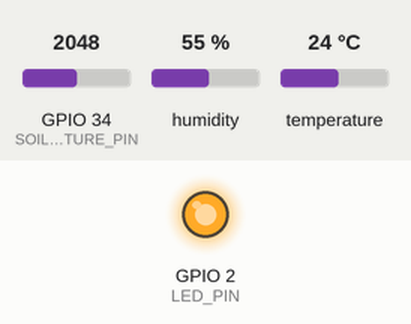
This sketch was run on a simulated ESP32. Shown: output pins drawn as LEDs (lit = HIGH). The inputs (shaded band) are chosen by the test bench; at power-on: GPIO 34 (SOIL_MOISTURE_PIN) = 2048, humidity 55 %, temperature 24 °C. WiFi joins after 1.5 s; servers stay silent unless stated; uploads are accepted with an empty reply; what the sketch prints to the serial monitor is not drawn.

Above: at 1.9 s.
At 17.3 s:
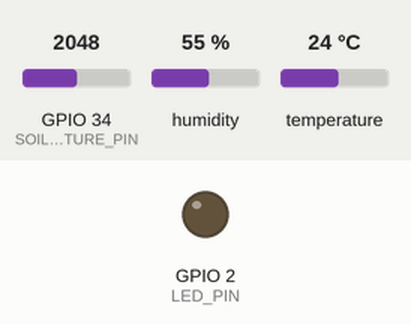
Timing chart, 0 to 41.4 s (numbered marks = the images above):
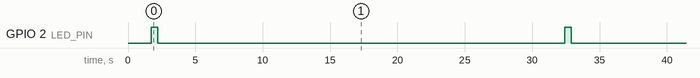

The sketch:

firmware.ino
```cpp
#include <WiFi.h>
#include <HTTPClient.h>
#include <DHT.h>

const char* WIFI_SSID = "your_wifi_ssid";
const char* WIFI_PASSWORD = "your_wifi_password";
const char* BACKEND_URL = "http://YOUR_SERVER_IP/api/sensor-data";
const char* DEVICE_ID = "ESP32_FARM_01";

#define DHTPIN 4
#define DHTTYPE DHT22
DHT dht(DHTPIN, DHTTYPE);

#define SOIL_MOISTURE_PIN 34
#define LED_PIN 2

void setup() {
  Serial.begin(115200);
  pinMode(LED_PIN, OUTPUT);
  dht.begin();

  WiFi.begin(WIFI_SSID, WIFI_PASSWORD);
  Serial.print("Connecting to WiFi");
  while (WiFi.status() != WL_CONNECTED) {
    delay(500);
    Serial.print(".");
  }
  Serial.println("Connected!");
}

void loop() {
  if (WiFi.status() == WL_CONNECTED) {
    float h = dht.readHumidity();
    float t = dht.readTemperature();
    int soil_raw = analogRead(SOIL_MOISTURE_PIN);
    float soil_moisture = map(soil_raw, 4095, 0, 0, 100);

    if (isnan(h) || isnan(t)) {
      Serial.println("Failed to read from DHT sensor!");
      return;
    }

    String payload = "{";
    payload += "\"device_id\":\"" + String(DEVICE_ID) + "\",";
    payload += "\"soil_moisture\":" + String(soil_moisture) + ",";
    payload += "\"temperature\":" + String(t) + ",";
    payload += "\"humidity\":" + String(h);
    payload += "}";

    HTTPClient http;
    http.begin(BACKEND_URL);
    http.addHeader("Content-Type", "application/json");

    int httpResponseCode = http.POST(payload);

    if (httpResponseCode > 0) {
      Serial.print("HTTP Response code: ");
      Serial.println(httpResponseCode);
      digitalWrite(LED_PIN, HIGH);
      delay(500);
      digitalWrite(LED_PIN, LOW);
    } else {
      Serial.print("Error code: ");
      Serial.println(httpResponseCode);
    }
    http.end();
  }

  delay(30000); // 30 seconds
}
```

Measured:
- by itself, GPIO 2 (LED_PIN): alternates HIGH for 0.50 s and LOW for 30.2 s
